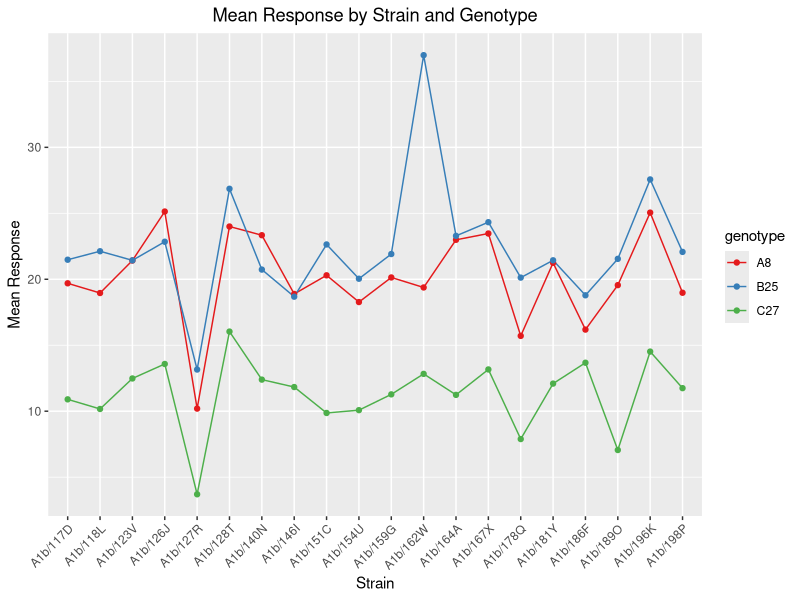
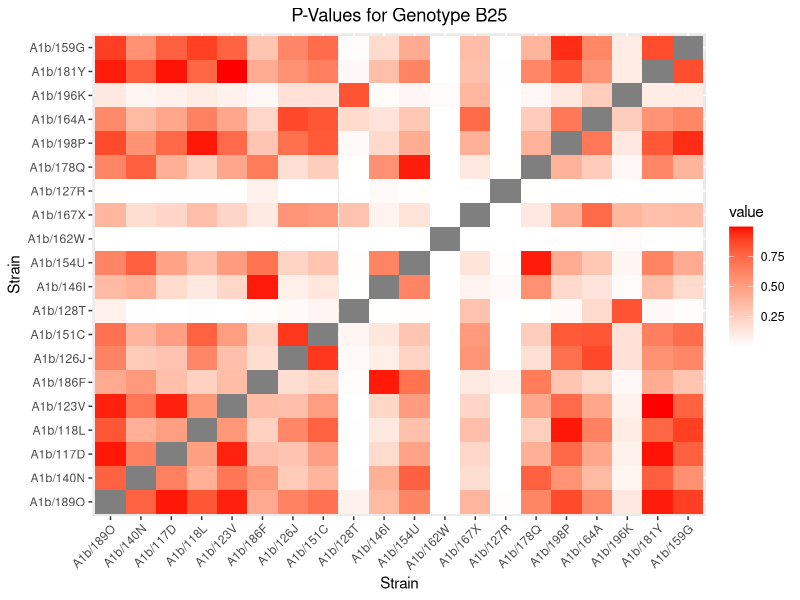
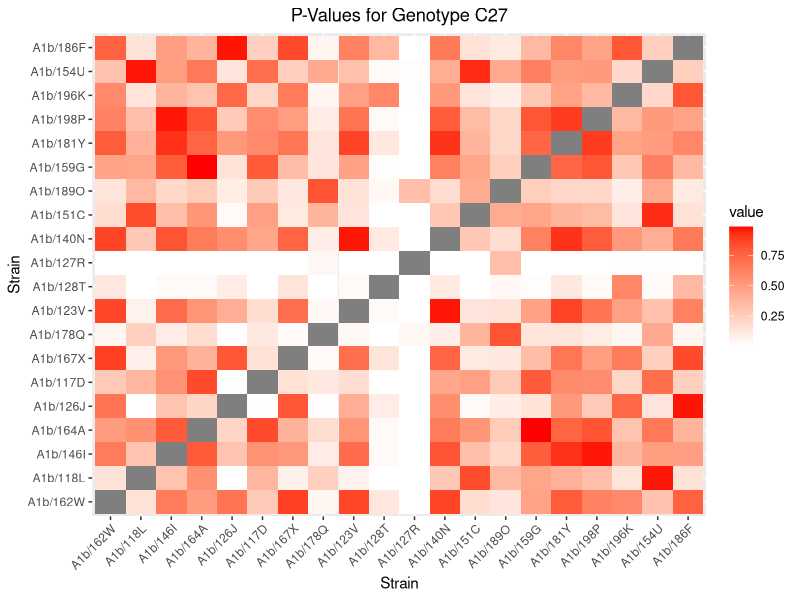
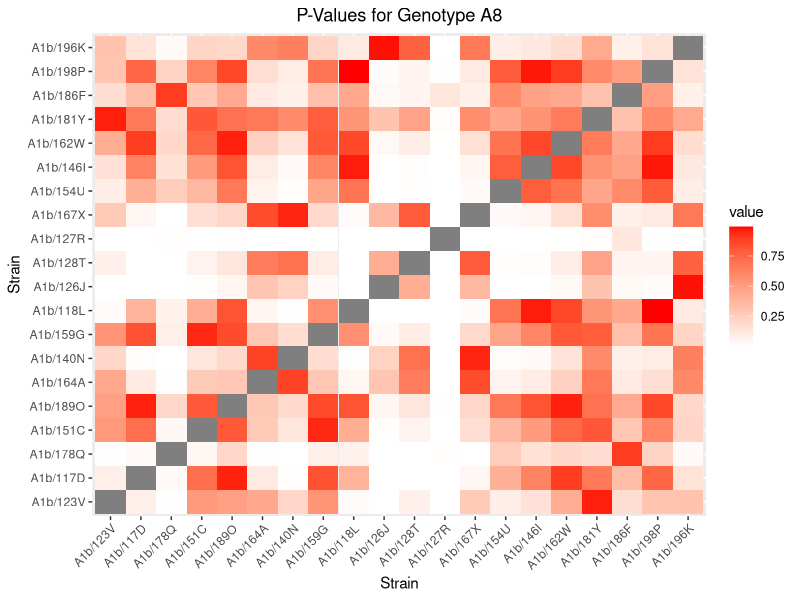
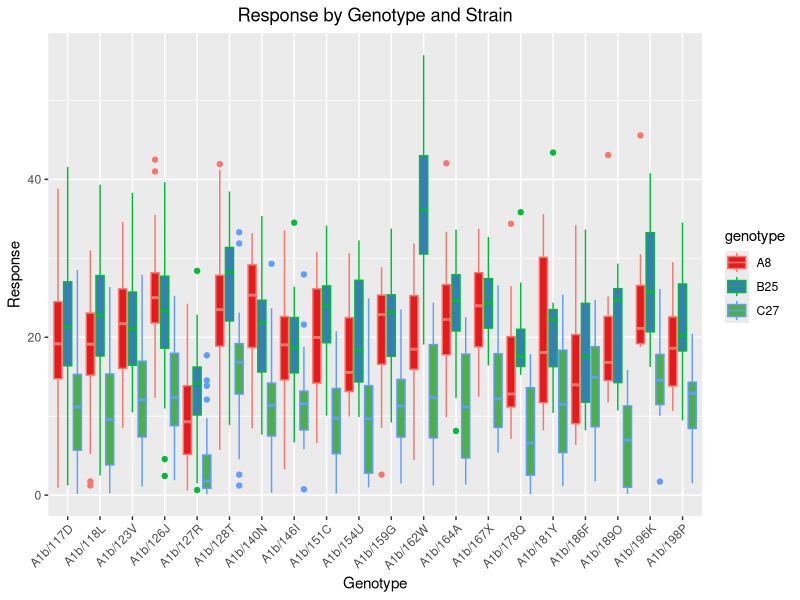
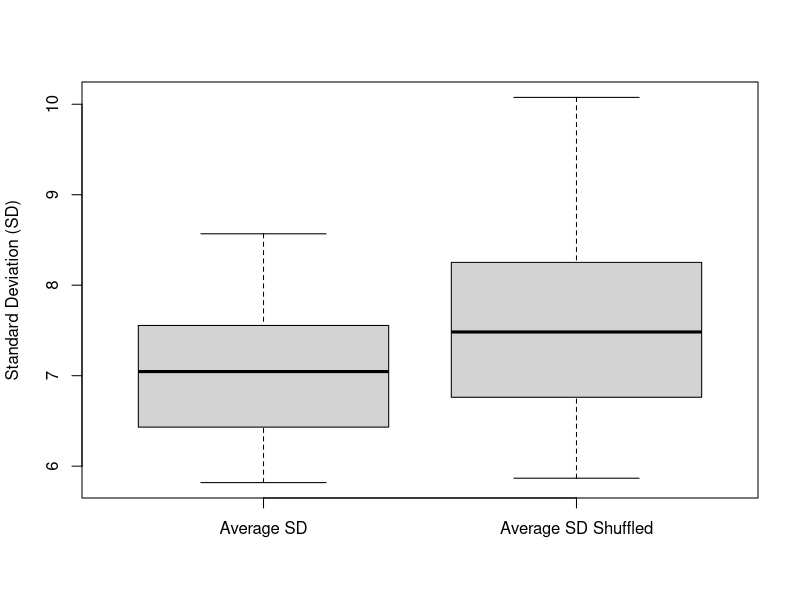

These figures' R source, in order:
## ---- chunk 1
library(ggplot2)

# set working directory
setwd("C:/coding-projects/adv-biostats/Assignment-2/")

# read in the flu.tsv file
flu_data <- read.table("flu.tsv", header = TRUE, sep = "\t")

strain_genotype_counts <- table(flu_data$genotype, flu_data$strain)

mean_response <- aggregate(response ~ strain + genotype, 
                            data = flu_data, 
                            FUN = mean)
mr_plot <- ggplot(mean_response, aes(x = strain, y = response, group = genotype)) +
    geom_line(aes(color = genotype)) +
    geom_point(aes(color = genotype))  +
    scale_color_brewer(palette = "Set1") +
    labs(title = "Mean Response by Strain and Genotype",
        x = "Strain",
        y = "Mean Response") +
    theme(plot.title = element_text(hjust = 0.5),
        axis.text.x = element_text(angle = 45, hjust = 1))
print(mr_plot)

## ---- chunk 2
# create a list to store the matrices
genotype_p_values_list <- list()

# loop through each genotype and perform a t-test between each individual strain
for (g in unique(flu_data$genotype)) {
    # create a dataframe for the current genotype
    genotype <- flu_data[flu_data$genotype == g, ]
    # create an empty matrix to store the p-values
    p_values <- matrix(nrow = length(unique(genotype$strain)), 
                                        ncol = length(unique(genotype$strain)))
    strains <- unique(genotype$strain)
    for (i in 1:length(strains)) {
        for (j in 1:length(strains)) {
            if (i != j) {
                p_values[i, j] <- t.test(genotype$response[genotype$strain == strains[i]], 
                                                            genotype$response[genotype$strain == strains[j]])$p.value
            }
        }
    }
    # set the row and column names of the matrix to the strain names
    row.names(p_values) <- unique(genotype$strain)
    colnames(p_values) <- unique(genotype$strain)
    # append the matrix to the list
    genotype_p_values_list <- append(genotype_p_values_list, list(p_values))
}

# create a heatmap for each matrix in the genotype_p_values_list
for (i in 1:length(genotype_p_values_list)) {
    # create a dataframe from the matrix
    df <- data.frame(expand.grid(Var1 = rownames(genotype_p_values_list[[i]]), 
                                    Var2 = colnames(genotype_p_values_list[[i]])))
    df$value <- as.vector(genotype_p_values_list[[i]])
    # create the heatmap
    heatmap <- ggplot(df, aes(x = Var1, y = Var2, fill = value)) +
        geom_tile() +
        scale_fill_gradient(low = "white", high = "red") +
        labs(title = paste0("P-Values for Genotype ", unique(flu_data$genotype)[i]),
                x = "Strain",
                y = "Strain") +
        theme(plot.title = element_text(hjust = 0.5),
                axis.text.x = element_text(angle = 45, hjust = 1))
    # display the heatmap
    print(heatmap)
}

## ---- chunk 3
# change me into a box and whisker plot
# plot mean response by strain and genotype
bw_plot <- ggplot(flu_data, aes(x = strain, y = response, fill = genotype)) +
    geom_boxplot(aes(color = genotype), 
                        position = position_dodge(width = 0.9)) +
    scale_fill_brewer(palette = "Set1") +
    labs(title = "Response by Genotype and Strain",
            x = "Genotype",
            y = "Response") +
    theme(plot.title = element_text(hjust = 0.5),
            axis.text.x = element_text(angle = 45, hjust = 1))

# show plot
print(bw_plot)

## ---- chunk 4
# shuffle strains
# shuffle strains for each genotype
set.seed(124) # set seed for reproducibility
flu_data_shuffled <- flu_data
for (g in unique(flu_data$genotype)) {
    flu_data_shuffled[flu_data_shuffled$genotype == g, "strain"] <- sample(flu_data_shuffled[flu_data_shuffled$genotype == g, "strain"])
}

# calculate standard deviation for each strain 
# for a given genotype in flu_data_shuffled
sd_by_strain <- tapply(flu_data_shuffled$response, 
                    list(flu_data_shuffled$genotype, 
                        flu_data_shuffled$strain), 
                        sd)

# plot sd_by_strain per genotype as a line plot



# calculate the average standard deviation for each strain
avg_sd_shuffled <- apply(sd_by_strain, 2, mean)

# calculate the average standard deviation for each non_shuffled strain

sd_by_strain <- tapply(flu_data$response, 
                    list(flu_data$genotype, 
                        flu_data$strain), 
                        sd)

avg_sd <- apply(sd_by_strain, 2, mean)

boxplot(list(avg_sd, avg_sd_shuffled), 
    ylab = "Standard Deviation (SD)",
    names = c("Average SD",
                "Average SD Shuffled"))



# calculate the average standard deviation for each non_shuffled strain
sd_by_strain <- tapply(flu_data$response, 
                    list(flu_data$genotype, 
                        flu_data$strain), 
                        sd)

avg_sd <- apply(sd_by_strain, 2, mean)

# perform t-test between avg_sd and avg_sd_shuffled
t_test <- t.test(avg_sd, avg_sd_shuffled)

# store p-value in variable of the same name
p_value <- t_test$p.value


# perform ANOVA test
anova_result <- aov(avg_sd ~ avg_sd_shuffled)

# print ANOVA table
#print(summary(anova_result))

## ---- chunk 5
print(summary(anova_result))
